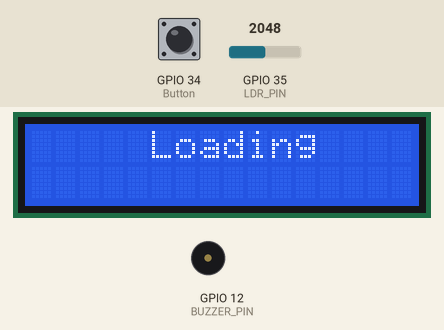
Simulated run of this sketch. Board: ESP32. Parts: 16×2 character LCD, buzzer (waves = sounding). The inputs (shaded band) are chosen by the test bench; at power-on: GPIO 35 (LDR_PIN) = 2048, GPIO 34 (Button) HIGH. What the sketch prints to the serial monitor is not drawn.

Above: at 0.1 s.
2.3 s: GPIO 35 (LDR_PIN) set to 853
3.8 s: GPIO 35 (LDR_PIN) set to 749
At 5.0 s:
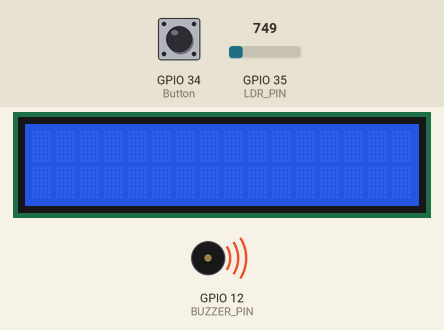
5.3 s: GPIO 35 (LDR_PIN) set to 840
At 7.5 s:
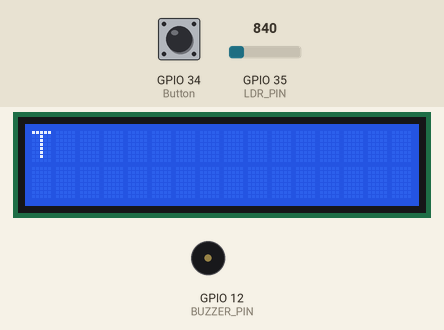
7.8 s: GPIO 34 (Button) pulled LOW for 0.15 s
At 8.4 s:
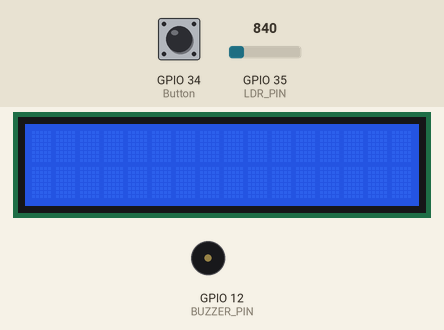
9.4 s: GPIO 35 (LDR_PIN) set to 760
At 10.5 s:
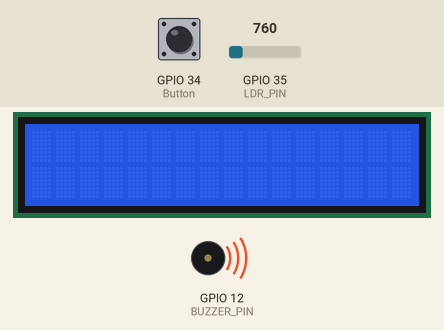
Timing chart, 0 to 11.9 s (numbered marks = the images above; inputs shaded):
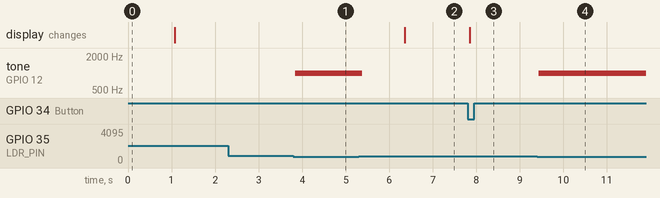

The sketch:

LaserReceiver__Final.ino
```cpp
#include <map>
#include <Wire.h>
#include <LCD_I2C.h>

#define LDR_PIN 35
#define BUZZER_PIN 12
#define Button 34
int LDR_Value = 0;
int threshold = 800;

unsigned long Start = 0;
unsigned long End = 0;
unsigned long Signal_Len = 0;
int x = 0;

unsigned long lastLaserTime = 0;
const unsigned long dotTime = 100;
const unsigned long dashTime = 500;
const unsigned long letterGap = 1000;
const unsigned long wordGap = 2000;

String morseInput = "";
String sentence = "";

std::map<String, char> morseMap = {
  {".-", 'A'},   {"-...", 'B'}, {"-.-.", 'C'}, {"-..", 'D'},  {".", 'E'},
  {"..-.", 'F'}, {"--.", 'G'},  {"....", 'H'}, {"..", 'I'},   {".---", 'J'},
  {"-.-", 'K'},  {".-..", 'L'}, {"--", 'M'},   {"-.", 'N'},   {"---", 'O'},
  {".--.", 'P'}, {"--.-", 'Q'}, {".-.", 'R'},  {"...", 'S'},  {"-", 'T'},
  {"..-", 'U'},  {"...-", 'V'}, {".--", 'W'},  {"-..-", 'X'}, {"-.--", 'Y'},
  {"--..", 'Z'}
};

LCD_I2C lcd(0x27, 16, 2);

int getStableLDR() {
  int sum = 0;
  for (int i = 0; i < 10; i++) {
    sum += analogRead(LDR_PIN);
    delay(5);
  }
  return sum / 10;
}

void setup() {
  Serial.begin(9600);
  pinMode(BUZZER_PIN, OUTPUT);
  pinMode(Button, INPUT);
  lcd.begin();
  lcd.backlight();
  lcd.clear();
  lcd.setCursor(5, 0);
  lcd.print("Loading");
  delay(1000);
  lcd.clear();
}

void loop() {
  LDR_Value = getStableLDR();

  if (LDR_Value <= threshold) {
    tone(BUZZER_PIN, 1000);
    if (x == 0) {
      x = 1;
      Start = millis();
    }
    lastLaserTime = millis();
  }
  else {
    noTone(BUZZER_PIN);
    if (x == 1) {
      End = millis();
      Signal_Len = End - Start;

      if (Signal_Len < dotTime) {
        // Ignore noise
      } else if (Signal_Len < dashTime) {
        morseInput += ".";
      } else {
        morseInput += "-";
      }

      x = 0;
    }
  }

  unsigned long timeSinceLastLaser = millis() - lastLaserTime;

  if (morseInput.length() > 0) {
    if (timeSinceLastLaser >= letterGap) {
      decodeMorse();
      morseInput = "";
    }
  }

  if (timeSinceLastLaser >= wordGap && sentence.length() > 0) {
    Serial.print("Decoded Sentence: ");
    Serial.println(sentence);
    lcd.clear();
    lcd.setCursor(0, 0);
    lcd.print(sentence);
    sentence = "";
  }

  if(digitalRead(Button) == LOW) lcd.clear();
}

void decodeMorse() {
  if (morseMap.find(morseInput) != morseMap.end()) {
    char detectedChar = morseMap[morseInput];
    Serial.print("Decoded Letter: ");
    Serial.println(detectedChar);
    sentence += detectedChar;
    lcd.clear();
    lcd.setCursor(0, 0);
    lcd.print(sentence);
  } else {
    Serial.println("Unknown Morse Code. Try again.");
  }
}
```

Measured:
- the behaviour switches between 801 and 800 on GPIO 35 (LDR_PIN) (found by bisection; images 0 and 1)
- after the input at 2.3 s, every drawn part: stays the same
- after the input at 3.8 s, tone on GPIO 12 (BUZZER_PIN): silent → 1000 Hz at once
- after the input at 5.3 s, tone on GPIO 12 (BUZZER_PIN): 1000 Hz → silent after 0.08 s; the display: changes after 1.1 s (image 2)
- after the input at 7.8 s, the display: changes after 0.05 s (image 3)
- after the input at 9.4 s, tone on GPIO 12 (BUZZER_PIN): silent → 1000 Hz at once
